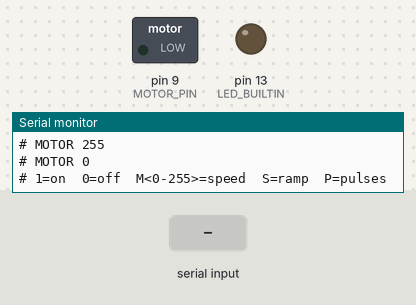
Bench run of a sketch on a simulated Arduino Uno, built with avr-gcc and run on an emulated ATmega328P. Parts: switched loads named in the sketch (green lamp = pin HIGH), output pins drawn as LEDs (lit = HIGH), the last lines printed to the serial monitor. The test bench sets the inputs (shaded band).

Above: at 3.7 s.
3.8 s: "S\n" received over Serial
At 4.02 s:
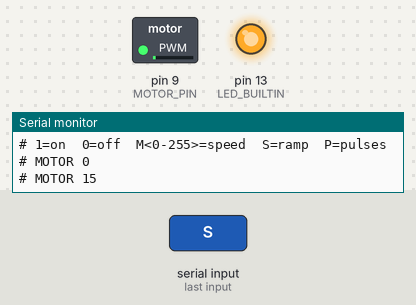
At 6.5 s:
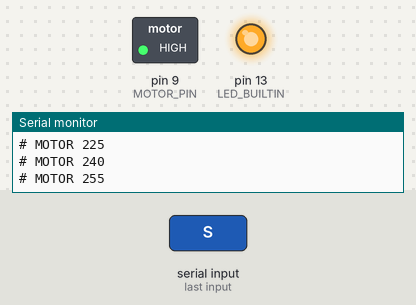
6.8 s: "1\n" received over Serial
9.8 s: "0\n" received over Serial
At 10.9 s:
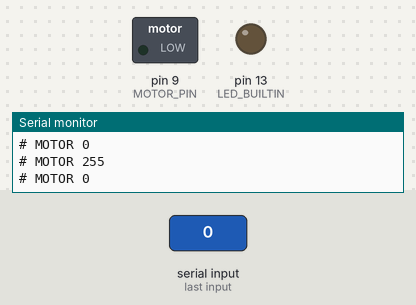
Timing chart, 0 to 12.8 s (numbered marks = the images above; inputs shaded):
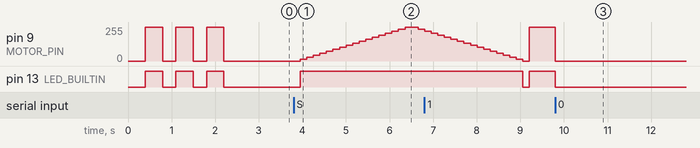

The sketch:

motor_d9_test.ino
```cpp
/*
  SAMS motor test — motor(s) on D9 (PWM) and GND
*/

const int MOTOR_PIN = 9;

void motorSet(int duty) {
  duty = constrain(duty, 0, 255);
  analogWrite(MOTOR_PIN, duty);
  digitalWrite(LED_BUILTIN, duty > 0 ? HIGH : LOW);
  Serial.print("# MOTOR ");
  Serial.println(duty);
}

void pulses() {
  for (int i = 0; i < 3; i++) {
    motorSet(255);
    delay(400);
    motorSet(0);
    delay(300);
  }
}

void ramp() {
  for (int d = 0; d <= 255; d += 15) {
    motorSet(d);
    delay(150);
  }
  for (int d = 255; d >= 0; d -= 15) {
    motorSet(d);
    delay(150);
  }
  motorSet(0);
}

void setup() {
  pinMode(MOTOR_PIN, OUTPUT);
  pinMode(LED_BUILTIN, OUTPUT);
  digitalWrite(MOTOR_PIN, LOW);
  Serial.begin(115200);
  delay(400);
  Serial.println("# motor test ready (D9)");
  pulses();
  Serial.println("# 1=on  0=off  M<0-255>=speed  S=ramp  P=pulses");
}

void loop() {
  if (!Serial.available()) return;
  String line = Serial.readStringUntil('\n');
  line.trim();
  line.toUpperCase();
  if (line == "1" || line == "M1") {
    motorSet(255);
  } else if (line == "0" || line == "M0") {
    motorSet(0);
  } else if (line.startsWith("M")) {
    motorSet(line.substring(1).toInt());
  } else if (line == "S") {
    ramp();
  } else if (line == "P") {
    pulses();
  } else if (line.length()) {
    Serial.print("# ? ");
    Serial.println(line);
  }
}
```

Measured:
- after the input at 3.8 s, pin 9 (MOTOR_PIN): rises from 0/255 to 255/255 in 2.4 s, then falls to 240/255 in 0.30 s; pin 13 (LED_BUILTIN): LOW → HIGH after 0.15 s
- after the input at 9.8 s, pin 9 (MOTOR_PIN): 255/255 → 0/255 at once; pin 13 (LED_BUILTIN): HIGH → LOW at once
